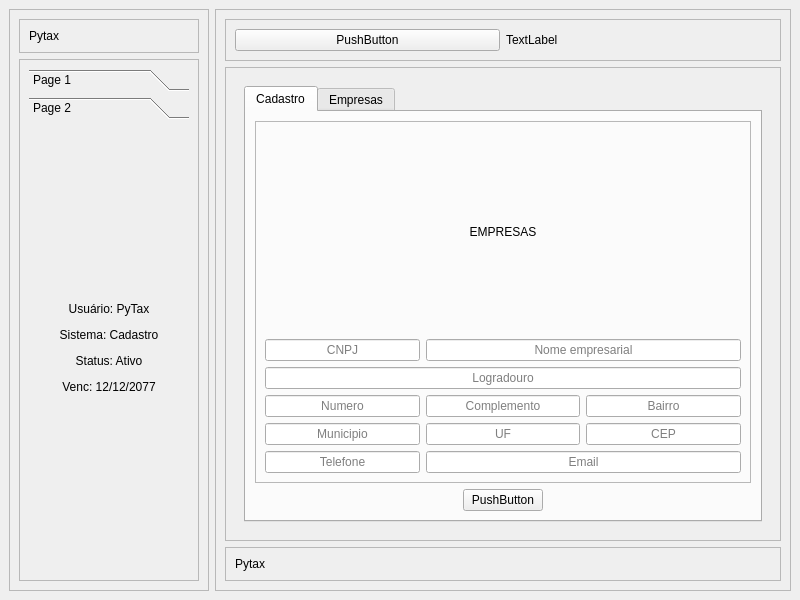
<?xml version="1.0" encoding="UTF-8"?>
<ui version="4.0">
 <class>MainWindow</class>
 <widget class="QMainWindow" name="MainWindow">
  <property name="geometry">
   <rect>
    <x>0</x>
    <y>0</y>
    <width>800</width>
    <height>600</height>
   </rect>
  </property>
  <property name="windowTitle">
   <string>MainWindow</string>
  </property>
  <widget class="QWidget" name="centralwidget">
   <layout class="QHBoxLayout" name="horizontalLayout">
    <item>
     <widget class="QFrame" name="left_container">
      <property name="maximumSize">
       <size>
        <width>200</width>
        <height>16777215</height>
       </size>
      </property>
      <property name="frameShape">
       <enum>QFrame::StyledPanel</enum>
      </property>
      <property name="frameShadow">
       <enum>QFrame::Raised</enum>
      </property>
      <layout class="QVBoxLayout" name="verticalLayout_2">
       <item>
        <widget class="QFrame" name="frame">
         <property name="frameShape">
          <enum>QFrame::StyledPanel</enum>
         </property>
         <property name="frameShadow">
          <enum>QFrame::Raised</enum>
         </property>
         <layout class="QHBoxLayout" name="horizontalLayout_4">
          <item>
           <widget class="QLabel" name="label_3">
            <property name="text">
             <string>Pytax</string>
            </property>
           </widget>
          </item>
         </layout>
        </widget>
       </item>
       <item>
        <widget class="QFrame" name="frame_2">
         <property name="frameShape">
          <enum>QFrame::StyledPanel</enum>
         </property>
         <property name="frameShadow">
          <enum>QFrame::Raised</enum>
         </property>
         <layout class="QVBoxLayout" name="verticalLayout_3">
          <item>
           <widget class="QToolBox" name="toolBox">
            <property name="currentIndex">
             <number>1</number>
            </property>
            <widget class="QWidget" name="page">
             <property name="geometry">
              <rect>
               <x>0</x>
               <y>0</y>
               <width>160</width>
               <height>449</height>
              </rect>
             </property>
             <attribute name="label">
              <string>Page 1</string>
             </attribute>
             <layout class="QVBoxLayout" name="verticalLayout_4">
              <item>
               <widget class="QPushButton" name="pushButton_2">
                <property name="text">
                 <string>Home</string>
                </property>
               </widget>
              </item>
              <item>
               <widget class="QPushButton" name="pushButton_3">
                <property name="text">
                 <string>Cadastrar</string>
                </property>
               </widget>
              </item>
              <item>
               <widget class="QPushButton" name="pushButton_4">
                <property name="text">
                 <string>contato</string>
                </property>
               </widget>
              </item>
              <item>
               <widget class="QPushButton" name="pushButton_5">
                <property name="text">
                 <string>sobre</string>
                </property>
               </widget>
              </item>
              <item>
               <spacer name="verticalSpacer">
                <property name="orientation">
                 <enum>Qt::Vertical</enum>
                </property>
                <property name="sizeHint" stdset="0">
                 <size>
                  <width>20</width>
                  <height>40</height>
                 </size>
                </property>
               </spacer>
              </item>
             </layout>
            </widget>
            <widget class="QWidget" name="page_2">
             <property name="geometry">
              <rect>
               <x>0</x>
               <y>0</y>
               <width>160</width>
               <height>449</height>
              </rect>
             </property>
             <attribute name="label">
              <string>Page 2</string>
             </attribute>
             <layout class="QHBoxLayout" name="horizontalLayout_5">
              <item>
               <widget class="QLabel" name="label_4">
                <property name="text">
                 <string>&lt;html&gt;&lt;head/&gt;&lt;body&gt;&lt;p align=&quot;center&quot;&gt;Usuário: PyTax&lt;/p&gt;&lt;p align=&quot;center&quot;&gt;Sistema: Cadastro&lt;/p&gt;&lt;p align=&quot;center&quot;&gt;Status: Ativo&lt;/p&gt;&lt;p align=&quot;center&quot;&gt;Venc: 12/12/2077&lt;/p&gt;&lt;/body&gt;&lt;/html&gt;</string>
                </property>
               </widget>
              </item>
             </layout>
            </widget>
           </widget>
          </item>
         </layout>
        </widget>
       </item>
      </layout>
     </widget>
    </item>
    <item>
     <widget class="QFrame" name="main_container">
      <property name="frameShape">
       <enum>QFrame::StyledPanel</enum>
      </property>
      <property name="frameShadow">
       <enum>QFrame::Raised</enum>
      </property>
      <layout class="QVBoxLayout" name="verticalLayout">
       <item>
        <widget class="QFrame" name="top_frame">
         <property name="frameShape">
          <enum>QFrame::StyledPanel</enum>
         </property>
         <property name="frameShadow">
          <enum>QFrame::Raised</enum>
         </property>
         <layout class="QHBoxLayout" name="horizontalLayout_2">
          <item>
           <widget class="QPushButton" name="pushButton">
            <property name="text">
             <string>PushButton</string>
            </property>
           </widget>
          </item>
          <item>
           <widget class="QLabel" name="label">
            <property name="text">
             <string>TextLabel</string>
            </property>
           </widget>
          </item>
         </layout>
        </widget>
       </item>
       <item>
        <widget class="QFrame" name="main_frame">
         <property name="sizePolicy">
          <sizepolicy hsizetype="Preferred" vsizetype="Expanding">
           <horstretch>0</horstretch>
           <verstretch>0</verstretch>
          </sizepolicy>
         </property>
         <property name="frameShape">
          <enum>QFrame::StyledPanel</enum>
         </property>
         <property name="frameShadow">
          <enum>QFrame::Raised</enum>
         </property>
         <layout class="QVBoxLayout" name="verticalLayout_5">
          <item>
           <widget class="QStackedWidget" name="Pages">
            <property name="currentIndex">
             <number>1</number>
            </property>
            <widget class="QWidget" name="pg_home">
             <layout class="QVBoxLayout" name="verticalLayout_6">
              <item>
               <widget class="QLabel" name="logo">
                <property name="text">
                 <string>&lt;html&gt;&lt;head/&gt;&lt;body&gt;&lt;p align=&quot;center&quot;&gt;&lt;img src=&quot;:/icons/icons/logo4.png&quot;/&gt;&lt;/p&gt;&lt;/body&gt;&lt;/html&gt;</string>
                </property>
               </widget>
              </item>
             </layout>
            </widget>
            <widget class="QWidget" name="pg_cadastrar">
             <layout class="QVBoxLayout" name="verticalLayout_7">
              <item>
               <widget class="QTabWidget" name="tabWidget">
                <property name="currentIndex">
                 <number>0</number>
                </property>
                <widget class="QWidget" name="tab">
                 <attribute name="title">
                  <string>Cadastro</string>
                 </attribute>
                 <layout class="QVBoxLayout" name="verticalLayout_10">
                  <item>
                   <widget class="QFrame" name="frame_3">
                    <property name="frameShape">
                     <enum>QFrame::StyledPanel</enum>
                    </property>
                    <property name="frameShadow">
                     <enum>QFrame::Raised</enum>
                    </property>
                    <layout class="QGridLayout" name="gridLayout">
                     <item row="1" column="0">
                      <widget class="QLineEdit" name="txt_cnpj">
                       <property name="alignment">
                        <set>Qt::AlignCenter</set>
                       </property>
                       <property name="placeholderText">
                        <string>CNPJ</string>
                       </property>
                      </widget>
                     </item>
                     <item row="1" column="1" colspan="2">
                      <widget class="QLineEdit" name="txt_nome">
                       <property name="alignment">
                        <set>Qt::AlignCenter</set>
                       </property>
                       <property name="placeholderText">
                        <string>Nome empresarial</string>
                       </property>
                      </widget>
                     </item>
                     <item row="2" column="0" colspan="3">
                      <widget class="QLineEdit" name="txt_logradouro">
                       <property name="alignment">
                        <set>Qt::AlignCenter</set>
                       </property>
                       <property name="placeholderText">
                        <string>Logradouro</string>
                       </property>
                      </widget>
                     </item>
                     <item row="3" column="0">
                      <widget class="QLineEdit" name="txt_numero">
                       <property name="alignment">
                        <set>Qt::AlignCenter</set>
                       </property>
                       <property name="placeholderText">
                        <string>Numero</string>
                       </property>
                      </widget>
                     </item>
                     <item row="3" column="1">
                      <widget class="QLineEdit" name="txt_complemento">
                       <property name="alignment">
                        <set>Qt::AlignCenter</set>
                       </property>
                       <property name="placeholderText">
                        <string>Complemento</string>
                       </property>
                      </widget>
                     </item>
                     <item row="3" column="2">
                      <widget class="QLineEdit" name="txt_bairro">
                       <property name="alignment">
                        <set>Qt::AlignCenter</set>
                       </property>
                       <property name="placeholderText">
                        <string>Bairro</string>
                       </property>
                      </widget>
                     </item>
                     <item row="4" column="0">
                      <widget class="QLineEdit" name="txt_municipio">
                       <property name="alignment">
                        <set>Qt::AlignCenter</set>
                       </property>
                       <property name="placeholderText">
                        <string>Municipio</string>
                       </property>
                      </widget>
                     </item>
                     <item row="4" column="1">
                      <widget class="QLineEdit" name="txt_uf">
                       <property name="alignment">
                        <set>Qt::AlignCenter</set>
                       </property>
                       <property name="placeholderText">
                        <string>UF</string>
                       </property>
                      </widget>
                     </item>
                     <item row="4" column="2">
                      <widget class="QLineEdit" name="txt_cep">
                       <property name="alignment">
                        <set>Qt::AlignCenter</set>
                       </property>
                       <property name="placeholderText">
                        <string>CEP</string>
                       </property>
                      </widget>
                     </item>
                     <item row="5" column="0">
                      <widget class="QLineEdit" name="txt_telefone">
                       <property name="alignment">
                        <set>Qt::AlignCenter</set>
                       </property>
                       <property name="placeholderText">
                        <string>Telefone</string>
                       </property>
                      </widget>
                     </item>
                     <item row="5" column="1" colspan="2">
                      <widget class="QLineEdit" name="txt_email">
                       <property name="alignment">
                        <set>Qt::AlignCenter</set>
                       </property>
                       <property name="placeholderText">
                        <string>Email</string>
                       </property>
                      </widget>
                     </item>
                     <item row="0" column="0" colspan="3">
                      <widget class="QLabel" name="lbl_empresas">
                       <property name="text">
                        <string>&lt;html&gt;&lt;head/&gt;&lt;body&gt;&lt;p align=&quot;center&quot;&gt;EMPRESAS&lt;/p&gt;&lt;/body&gt;&lt;/html&gt;</string>
                       </property>
                      </widget>
                     </item>
                    </layout>
                   </widget>
                  </item>
                  <item alignment="Qt::AlignHCenter">
                   <widget class="QPushButton" name="pushButton_6">
                    <property name="text">
                     <string>PushButton</string>
                    </property>
                   </widget>
                  </item>
                 </layout>
                </widget>
                <widget class="QWidget" name="tab_2">
                 <attribute name="title">
                  <string>Empresas</string>
                 </attribute>
                 <layout class="QVBoxLayout" name="verticalLayout_9">
                  <item>
                   <layout class="QHBoxLayout" name="horizontalLayout_6">
                    <item>
                     <widget class="QTableWidget" name="tableWidget">
                      <column>
                       <property name="text">
                        <string>CNPJ</string>
                       </property>
                      </column>
                      <column>
                       <property name="text">
                        <string>NOME</string>
                       </property>
                      </column>
                      <column>
                       <property name="text">
                        <string>LOGRADOURO</string>
                       </property>
                      </column>
                      <column>
                       <property name="text">
                        <string>New Column</string>
                       </property>
                      </column>
                      <column>
                       <property name="text">
                        <string>COMPLEMENTO</string>
                       </property>
                      </column>
                      <column>
                       <property name="text">
                        <string>BAIRRO</string>
                       </property>
                      </column>
                      <column>
                       <property name="text">
                        <string>MUNICIPIO</string>
                       </property>
                      </column>
                      <column>
                       <property name="text">
                        <string>TELEFONE</string>
                       </property>
                      </column>
                      <column>
                       <property name="text">
                        <string>EMAIL</string>
                       </property>
                      </column>
                     </widget>
                    </item>
                    <item>
                     <widget class="QFrame" name="Empresas">
                      <property name="frameShape">
                       <enum>QFrame::StyledPanel</enum>
                      </property>
                      <property name="frameShadow">
                       <enum>QFrame::Raised</enum>
                      </property>
                      <layout class="QVBoxLayout" name="verticalLayout_8">
                       <item>
                        <widget class="QPushButton" name="btn_excel">
                         <property name="text">
                          <string>Gerar Excel</string>
                         </property>
                        </widget>
                       </item>
                       <item>
                        <widget class="QPushButton" name="btn_alterar">
                         <property name="text">
                          <string>Alterar</string>
                         </property>
                        </widget>
                       </item>
                       <item>
                        <widget class="QPushButton" name="pushButton_8">
                         <property name="text">
                          <string>Excluir</string>
                         </property>
                        </widget>
                       </item>
                       <item>
                        <spacer name="verticalSpacer_2">
                         <property name="orientation">
                          <enum>Qt::Vertical</enum>
                         </property>
                         <property name="sizeHint" stdset="0">
                          <size>
                           <width>20</width>
                           <height>40</height>
                          </size>
                         </property>
                        </spacer>
                       </item>
                      </layout>
                     </widget>
                    </item>
                   </layout>
                  </item>
                 </layout>
                </widget>
               </widget>
              </item>
             </layout>
            </widget>
            <widget class="QWidget" name="pg_contatos">
             <widget class="QLabel" name="label_6">
              <property name="geometry">
               <rect>
                <x>220</x>
                <y>60</y>
                <width>131</width>
                <height>41</height>
               </rect>
              </property>
              <property name="text">
               <string>&lt;html&gt;&lt;head/&gt;&lt;body&gt;&lt;p align=&quot;center&quot;&gt;&lt;img src=&quot;:/icons/icons/whatsApp.png&quot;/&gt;(67)9949-2638&lt;/p&gt;&lt;/body&gt;&lt;/html&gt;</string>
              </property>
             </widget>
            </widget>
            <widget class="QWidget" name="pg_sobre">
             <layout class="QVBoxLayout" name="verticalLayout_11">
              <item>
               <widget class="QLabel" name="label_7">
                <property name="text">
                 <string>&lt;html&gt;&lt;head/&gt;&lt;body&gt;&lt;p align=&quot;center&quot;&gt;SOBRE&lt;/p&gt;&lt;/body&gt;&lt;/html&gt;</string>
                </property>
               </widget>
              </item>
              <item>
               <widget class="QLabel" name="label_8">
                <property name="text">
                 <string>&lt;html&gt;&lt;head/&gt;&lt;body&gt;&lt;p&gt;Programa para cadastro de pessoal interno e terceirizado&lt;/p&gt;&lt;/body&gt;&lt;/html&gt;</string>
                </property>
                <property name="wordWrap">
                 <bool>true</bool>
                </property>
               </widget>
              </item>
             </layout>
            </widget>
           </widget>
          </item>
         </layout>
        </widget>
       </item>
       <item>
        <widget class="QFrame" name="footer_frame">
         <property name="frameShape">
          <enum>QFrame::StyledPanel</enum>
         </property>
         <property name="frameShadow">
          <enum>QFrame::Raised</enum>
         </property>
         <layout class="QHBoxLayout" name="horizontalLayout_3">
          <item>
           <widget class="QLabel" name="label_2">
            <property name="text">
             <string>Pytax</string>
            </property>
           </widget>
          </item>
         </layout>
        </widget>
       </item>
      </layout>
     </widget>
    </item>
   </layout>
  </widget>
 </widget>
 <resources>
  <include location="icons_.qrc"/>
 </resources>
 <connections/>
</ui>
